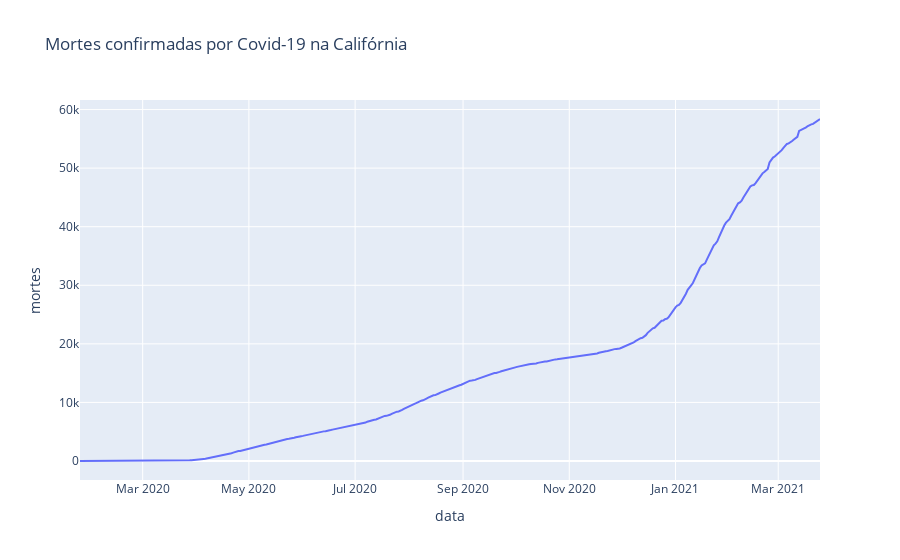

Notebook source saved alongside this figure:
### Code cell
# Vamos visualizar as mortes pelos estados
        # Visualizar as mortes na Califórnia
px.line(ca, 'data', 'mortes', title='Mortes confirmadas por Covid-19 na Califórnia')

### Figure 1 — Plotly figure (JSON) as saved in the notebook; plotly's stock layout.template omitted (floating-point values rounded to 4 significant figures; data arrays with more than 128 entries replaced by an {"elided": "..."} marker saying what was removed)
{"data": [{"hovertemplate": "data=%{x}<br>mortes=%{y}<extra></extra>", "legendgroup": "", "line": {"color": "#636efa", "dash": "solid"}, "mode": "lines", "name": "", "orientation": "v", "showlegend": false, "type": "scatter", "x": {"elided": "426 str values"}, "xaxis": "x", "y": {"elided": "426 int values"}, "yaxis": "y"}], "layout": {"legend": {"tracegroupgap": 0}, "title": {"text": "Mortes confirmadas por Covid-19 na Califórnia"}, "xaxis": {"anchor": "y", "domain": [0, 1], "title": {"text": "data"}}, "yaxis": {"anchor": "x", "domain": [0, 1], "title": {"text": "mortes"}}}}
